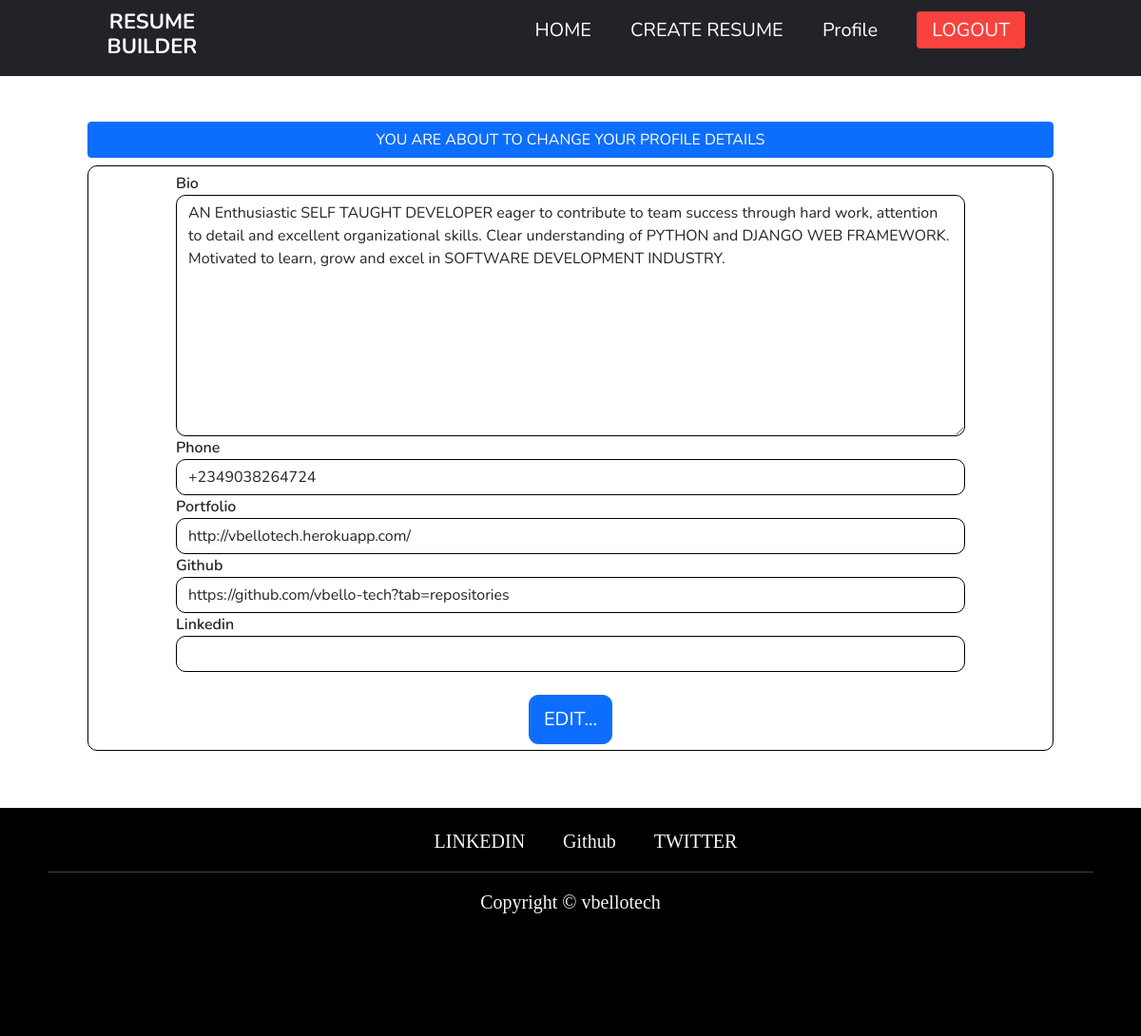
Page /user/profile_edit/ (signed in) on the earlier database version.
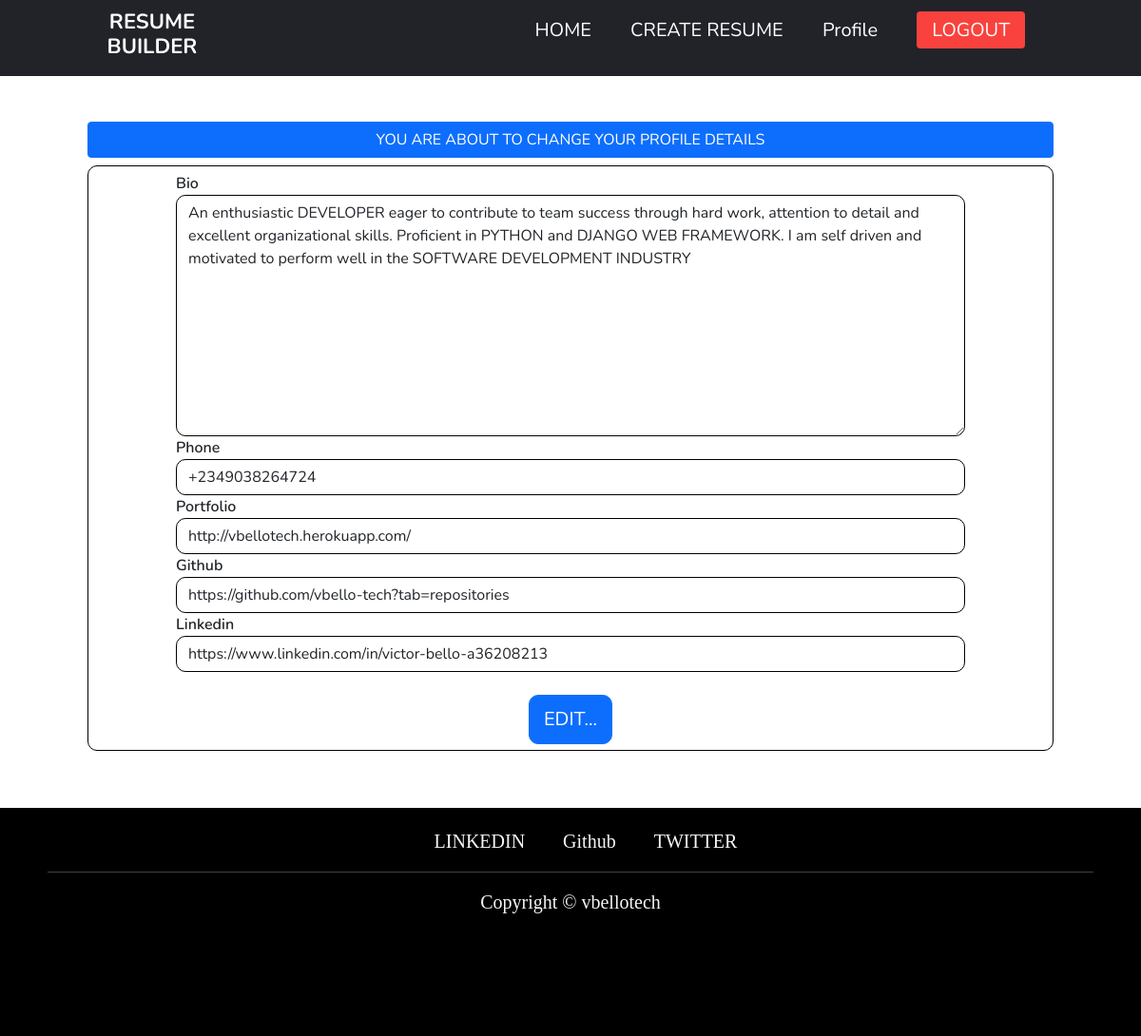
Same page on the later database version.
### resume/models.py (models this page shows, shortened)
class Userprofile(models.Model):
    user = models.OneToOneField('auth.user', on_delete=models.CASCADE)
    phone = PhoneNumberField(blank=True, null=True)
    bio = models.TextField(blank=True, null=True)
    portfolio = models.URLField(blank=True, null=True)
    github = models.URLField(blank=True, null=True)
    linkedin = models.URLField(blank=True, null=True)
    has_profile = models.BooleanField(default=False, blank=True, null=True)
    created_date = models.DateTimeField(default=timezone.now)

### resume/views.py (the view)
# urls.py: path('user/profile_edit/', profile_edit, name="profile_edit"),
@login_required
def profile_edit(request):
    user_profile = get_object_or_404(Userprofile, user=request.user)
    if request.method == "POST":
        form = EditProfileForm(request.POST, instance=user_profile)
        if form.is_valid:
            user = form.save(commit=False)
            user.user = request.user
            user.created_date = timezone.now()
            user.save()
            return redirect('resume:user_detail', pk=request.user.pk)
        form = EditProfileForm()
    else:
        form = EditProfileForm(instance=user_profile)
    context = {
        'form': form
    }
    return render(request, 'registrations/profile_edit.html', context)

### resume/forms.py
class EditProfileForm(forms.ModelForm):
    class Meta:
        model = Userprofile
        fields = ('bio', 'phone', 'portfolio', 'github', 'linkedin',)
        widgets = {
            'phone': PhoneNumberPrefixWidget(
                initial='NG',
                attrs={
                    'class': 'form-control',
                    'placeholder': 'PHONE NUMBER',
                    'aria-describedby': 'basic-addon2'
                }
            )
        }

### templates/registrations/profile_edit.html (shortened to what this page needs)
{% extends 'base.html' %}
{% load static %}
{% load crispy_forms_tags %}
{% block content %}
<br><br>
<div class="form-group">
     <div class="container " >
            <div class="row">
                {% if user.is_authenticated %}
<h2 class="btn btn-primary">YOU ARE ABOUT TO CHANGE YOUR PROFILE DETAILS</h2>
                <form  class="form-control" method="POST">
                    {{ form|crispy }}
                    <br>
                     <center><button type="submit" id="form-submit" class="btn btn-primary">EDIT...</button></center>
                </form>
                {% endif %}
            </div>
     </div>
</div>
{% endblock content %}

Differences in the rows shown:
changed Userprofile "http://vbellotech.herokuapp.com/": bio "AN Enthusiastic SELF TAUGHT DEVELOPER eager to contribute to team success through hard work, attention to detail and excellent organizational skills. Clear understanding of PYTHON and DJANGO WEB FRAMEWORK. Motivated to learn, grow and excel in SOFTWARE DEVELOPMENT INDUSTRY." → "An enthusiastic DEVELOPER eager to contribute to team success through hard work, attention to detail and excellent organizational skills. Proficient in PYTHON and DJANGO WEB FRAMEWORK. I am self driven and motivated to perform well in the SOFTWARE DEVELOPMENT INDUSTRY"; linkedin (not shown) → "https://www.linkedin.com/in/victor-bello-a36208213"
